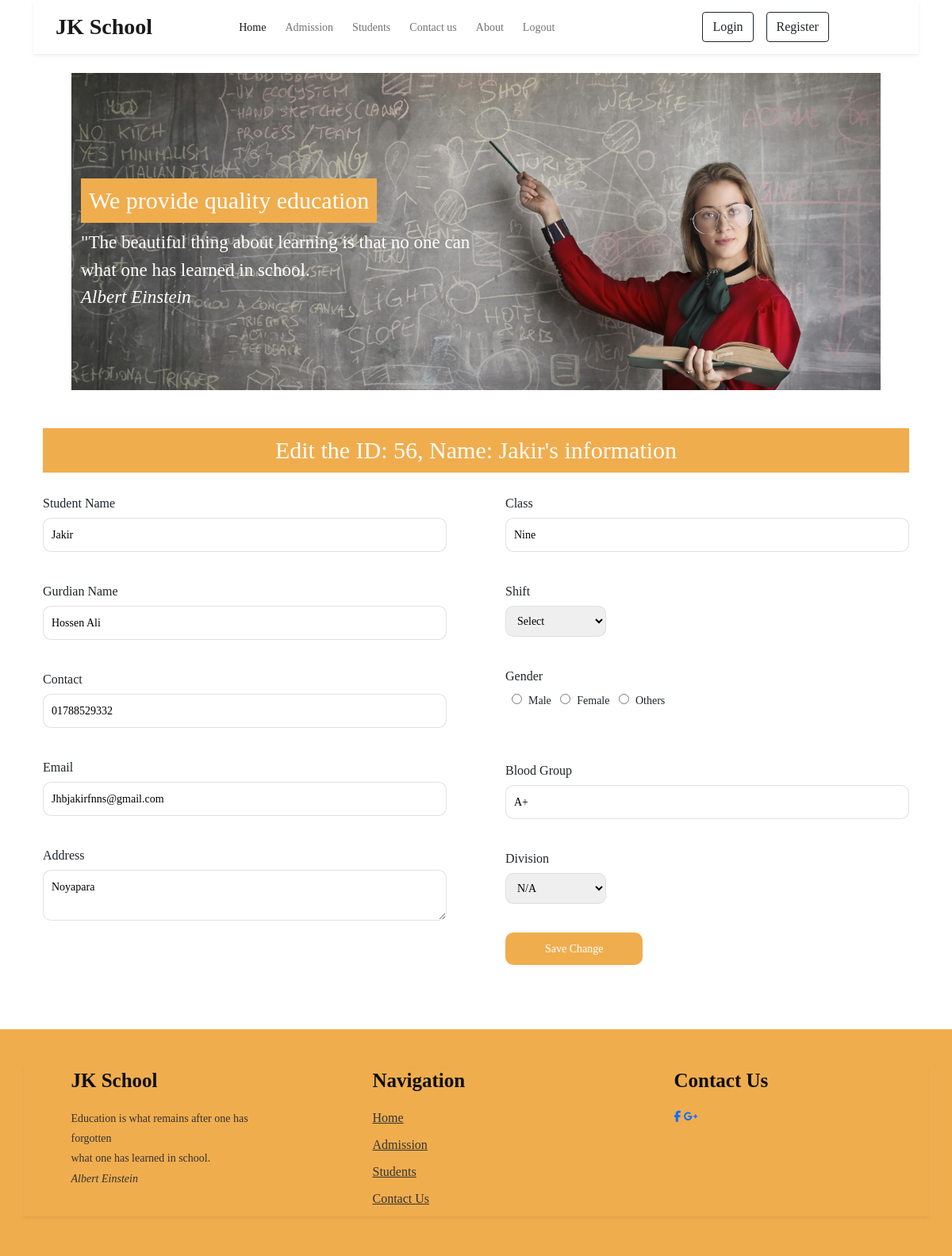
/?a=edit&eid=56, run on the app's committed database.
### tables this page shows
CREATE TABLE `student` (
  `id` int(11) NOT NULL,
  `sname` varchar(200) NOT NULL,
  `gname` varchar(200) NOT NULL,
  `contact` varchar(50) NOT NULL,
  `email` varchar(100) NOT NULL,
  `address` varchar(2000) NOT NULL,
  `class` varchar(10) NOT NULL,
  `shift` int(11) NOT NULL,
  `gender` varchar(10) NOT NULL,
  `blgroup` varchar(5) NOT NULL,
  `division` int(11) NOT NULL
);

### admin/edit.php (the view, shortened to what this page needs)
<?php
    $esname = "";
    $egname = "";
    $econtact = "";
    $eemail = "";
    $eaddress = "";
    $eclass = "";
    $eshift = "";
    $eblgroup = "";
    $edivision = "";
    $sql = "select * from student where id = ".$_GET['eid'];
    $table = mysqli_query($cn, $sql);
    $row = mysqli_fetch_assoc($table);
?>
<div class="form-area">
    <div class="container">
        <div class="row">
            <div class="col-md-12">
                <div class="section-title">
                    <h3 id="et">Edit the ID:
                        <?php print $_GET['eid'].', Name: '.$row["sname"]; ?>'s information</h3>
                </div>
                <div class="row">
                    <div class="col-md-12">
                        <form action="" method="post">
                            <div class="row">
                                <div class="col-md-6">
                                    <div class="left-side-form">
                                        <h5><label for="sname">Student name</label>
                                                </h5>
                                        <p><input type="text" name="sname" value="<?php print $row['sname']; ?>"></p>
                                        <h5><label for="gname">gurdian name</label></h5>
                                        <p><input type="text" name="gname" value="<?php print $row['gname']; ?>"></p>
                                        <h5><label for="contact">contact</label></h5>
                                        <p><input type="text" name="contact" value="<?php print $row['contact']; ?>"></p>
                                        <h5><label for="email">email</label></h5>
                                        <p><input type="text" name="email" value="<?php print $row['email']; ?>"></p>
                                        <h5><label for="address">address</label></h5>
                                        <p><textarea name="address"><?php print $row['address']; ?></textarea></p>
                                    </div>
                                </div>
                                <div class="col-md-6">
                                    <div class="right-side-form">
                                        <h5><label for="class">class</label></h5>
                                        <p><input type="text" name="class" value="<?php print $row['class']; ?>"></p>
                                        <h5><label for="shift">shift</label></h5>
                                        <p><select name="shift" id="">
                                                <option value="0">select</option>
                                            </select></p>
                                        <h5><label for="gender">Gender</label></h5>
                                        <input type="radio" name="gender" value="male"><span>Male</span>
                                        <input type="radio" name="gender" value="female"><span>Female</span>
                                        <input type="radio" name="gender" value="others"><span>Others</span>
                                        <h5><label for="blgroup">blood group</label></h5>
                                        <p><input type="text" name="blgroup" value="<?php print $row['blgroup']; ?>"></p>
                                        <h5><label for="division">division</label></h5>
                                        <p><select name="division" id="">
                                                <option value="0">N/A</option>
                                            </select></p>
                                        <p><input type="submit" name="submit" value="Save Change"></p>
                                    </div>
                                </div>
                            </div>
                        </form>
                    </div>
                </div>
            </div>
        </div>
    </div>
</div>

### styleone.css (style rules this page uses)
* { margin: 0 auto; }
body { font-family: 'Times New Roman', Times, serif; font-size: 14px; }
.section-title h3 { background: #f0ad4e; padding: 10px; color: #fff; font-size: 30px; text-align: center; margin-bottom: 25px; }
form label { text-transform: capitalize; font-size: 16px; margin: 0; display: inline-block; }
form { margin-bottom: 35px; }
form input[type="text"], textarea { width: 100%; padding: 10px; border: 1px solid #dddd; outline: none; border-radius: 10px; margin-bottom: 20px; }
.left-side-form { margin-right: 25px; }
.right-side-form { margin-left: 25px; }
select { width: 25%; padding: 10px; border: 1px solid #dddd; text-transform: capitalize; border-radius: 10px; margin-bottom: 20px; outline: none; }
input[type="radio"] { margin: 0 8px; margin-bottom: 70px; }
input[type="submit"] { background: #f0ad4e; border: none; color: #fff; padding: 10px 50px; border-radius: 10px; outline: none; }

### data on the page
student: sname "Jakir", gname "Hossen Ali", contact "01788529332", email "Jhbjakirfnns@gmail.com", address "Noyapara", class "Nine", blgroup "A+"

### other printed values
$_GET['eid'] "56"
